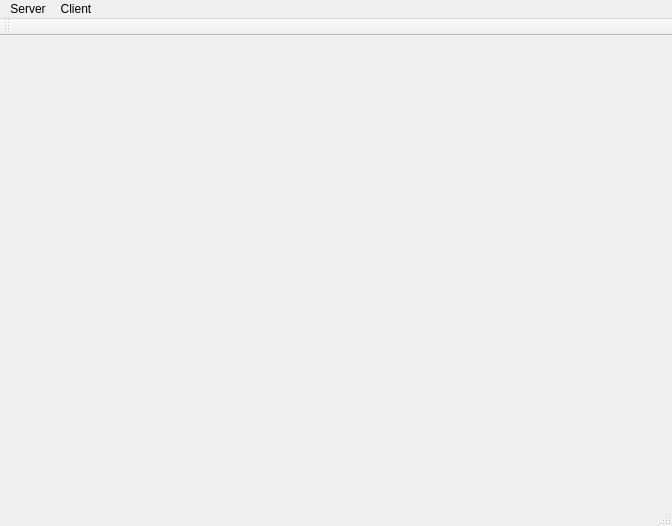
<?xml version="1.0" encoding="UTF-8"?>
<ui version="4.0">
 <class>MainWindowClass</class>
 <widget class="QMainWindow" name="MainWindowClass">
  <property name="geometry">
   <rect>
    <x>0</x>
    <y>0</y>
    <width>672</width>
    <height>526</height>
   </rect>
  </property>
  <property name="windowTitle">
   <string>Rooms</string>
  </property>
  <widget class="QWidget" name="centralWidget"/>
  <widget class="QMenuBar" name="menuBar">
   <property name="enabled">
    <bool>true</bool>
   </property>
   <property name="geometry">
    <rect>
     <x>0</x>
     <y>0</y>
     <width>672</width>
     <height>19</height>
    </rect>
   </property>
   <widget class="QMenu" name="menuServer">
    <property name="title">
     <string>Server</string>
    </property>
    <addaction name="actionNew_room"/>
    <addaction name="actionServer_settings"/>
   </widget>
   <widget class="QMenu" name="menuClient">
    <property name="title">
     <string>Client</string>
    </property>
    <addaction name="actionConnect_to_room"/>
    <addaction name="actionUser_settings"/>
   </widget>
   <addaction name="menuServer"/>
   <addaction name="menuClient"/>
  </widget>
  <widget class="QToolBar" name="mainToolBar">
   <property name="enabled">
    <bool>true</bool>
   </property>
   <attribute name="toolBarArea">
    <enum>TopToolBarArea</enum>
   </attribute>
   <attribute name="toolBarBreak">
    <bool>false</bool>
   </attribute>
  </widget>
  <widget class="QStatusBar" name="statusBar">
   <property name="enabled">
    <bool>true</bool>
   </property>
  </widget>
  <action name="action123">
   <property name="text">
    <string>123</string>
   </property>
  </action>
  <action name="actionNew_room">
   <property name="enabled">
    <bool>false</bool>
   </property>
   <property name="text">
    <string>New room</string>
   </property>
  </action>
  <action name="actionConnect_to_room">
   <property name="enabled">
    <bool>false</bool>
   </property>
   <property name="text">
    <string>Connect to room</string>
   </property>
  </action>
  <action name="actionServer_settings">
   <property name="enabled">
    <bool>true</bool>
   </property>
   <property name="text">
    <string>Server settings</string>
   </property>
  </action>
  <action name="actionUser_settings">
   <property name="text">
    <string>User settings</string>
   </property>
  </action>
 </widget>
 <layoutdefault spacing="6" margin="11"/>
 <resources>
  <include location="server.qrc"/>
 </resources>
 <connections/>
</ui>
